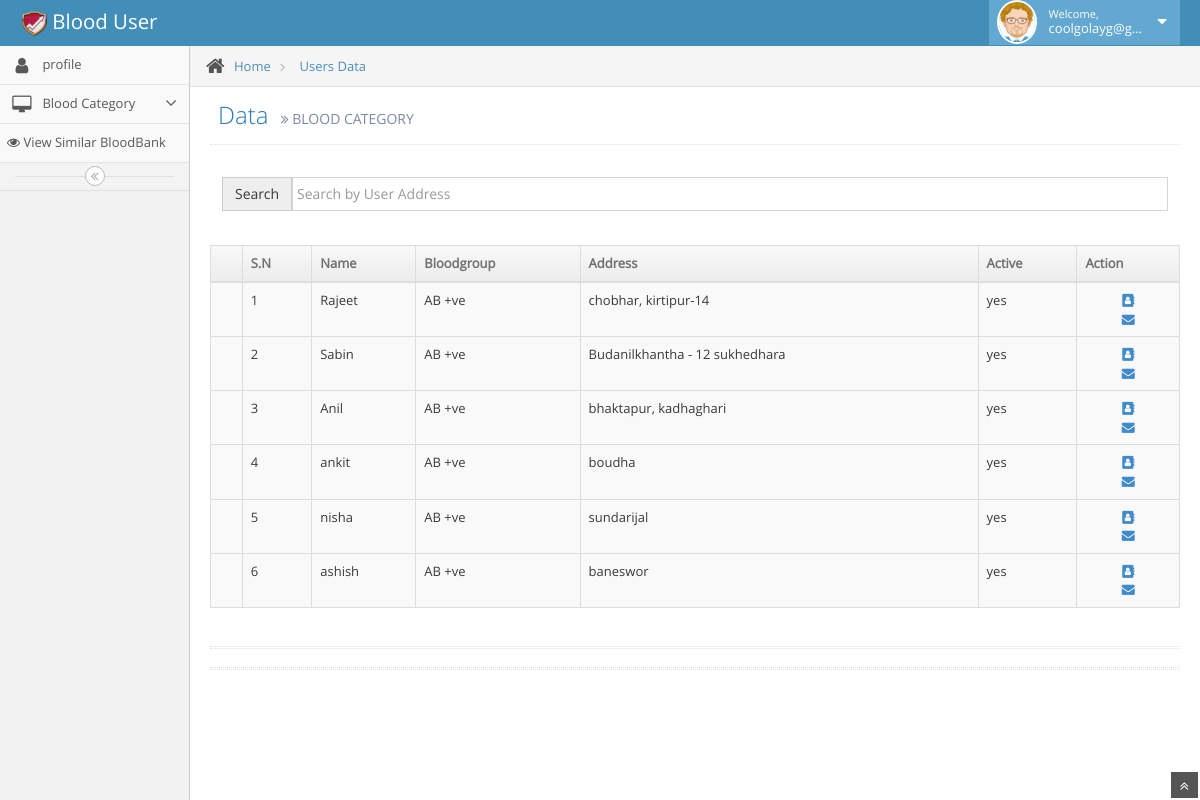
The app's page /user/ABpositive.php (signed in) with its own data.
### tables this page shows
CREATE TABLE `tbl_user` (
  `user_id` bigint(255) NOT NULL,
  `user_email` varchar(255) DEFAULT NULL,
  `user_password` varchar(255) DEFAULT NULL,
  `user_role` varchar(255) NOT NULL,
  `user_Firstname` varchar(255) NOT NULL,
  `user_Middlename` varchar(255) NOT NULL,
  `user_Lastname` varchar(255) NOT NULL,
  `user_Address` varchar(255) NOT NULL,
  `user_gender` varchar(255) NOT NULL,
  `user_phonenumber` bigint(255) NOT NULL,
  `user_age` int(255) NOT NULL,
  `user_bloodgroup` varchar(255) NOT NULL,
  `user_avialibility` varchar(255) NOT NULL,
  `user_recentlydonatedtime` varchar(255) NOT NULL,
  `user_status` varchar(255) NOT NULL,
  `user_photo` varchar(255) NOT NULL
);

### user/ABpositive.php (the view, shortened to what this page needs)
<?php include'layout_user/header_user.php' ?>
<?php include'layout_user/sidebar_user.php' ?>
				<div class="main-content">
					<div class="breadcrumbs" id="breadcrumbs">
						<ul class="breadcrumb">
							<li>
								<i class="icon-home home-icon"></i>
								<a href="#">Home</a>
							</li>
							<li>
								<a href="#">Users Data</a>
							</li>
						</ul>
					</div>
					<div class="page-content">
						<div class="page-header">
							<h1>
							Data
								<small>
									<i class="icon-double-angle-right"></i>
									BLOOD CATEGORY
								</small>
							</h1>
						</div>
						<div class="row">
							<div class="col-xs-12">
								<div class="container">
								   <br />
								   <div class="form-group">
								    <div class="input-group">
								     <span class="input-group-addon">Search</span>
								     <input type="text" name="search_text" id="search_text" placeholder="Search by User Address" class="form-control" />
								    </div>
								   </div>
								   <br />
								  </div>
								<div class="row">
									<div class="col-xs-12">
										<div class="table-responsive">
											<table id="sample-table-1" class="table table-striped table-bordered table-hover">
												<thead>
													<tr>
														<th class="center">
															<label>
																<th>S.N</th>
															</label>
														</th>
														<th>Name</th>
														<th>Bloodgroup</th>
														<th>Address</th>
														<th>Active</th>
														<th>Action</th>
													</tr>
												</thead>
                                          <?php
													$stmt = $conn->prepare("SELECT * FROM tbl_user WHERE  user_bloodgroup = 'AB +ve'");
													$stmt->execute();
													$sn=1;
														foreach ($stmt->fetchAll() as $k => $v)
															{
															$user_name =  $v['user_Firstname'];
															$user_bloodgroup =  $v['user_bloodgroup'];
															$user_address =  $v['user_Address'];
															$user_active = $v['user_status'];
														?>
												<tbody>
													<tr>
														<td></td>
														<td><?php echo $sn; $sn++;  ?></td>
														<td><?php echo $user_name;?></td>
														<td >
															<?php echo $user_bloodgroup;?>
														</td>
														<td><?php echo $user_address;?></td>
														<td><?php echo $user_active;?></td>
														<td>
														<div align="center">
														<a href="" data-toggle="modal" data-target="#exampleModal<?php echo $v['user_id'] ?>"><i class="fa fa-address-book" aria-hidden="true"></i></a>
														 </div>
														 <div align="center">
														<a href="" data-toggle="modal" data-target="#mailModal<?php echo $v['user_id'] ?>"><i class="fa fa-envelope" aria-hidden="true"></i>
														</a>
														</div>
														</td>
													</tr>
												</tbody>
															<?php
															} ?>
											</table>
										</div>
									</div>
								</div>
<div class="hr hr-18 dotted hr-double"></div>
								<div class="hr hr-18 dotted hr-double"></div>
							</div>
						</div>
					</div>
				</div>
			</div>
			<a href="#" id="btn-scroll-up" class="btn-scroll-up btn btn-sm btn-inverse">
				<i class="icon-double-angle-up icon-only bigger-110"></i>
			</a>
		</div>
	</body>
</html>

### records on screen
tbl_user: user_Firstname "Rajeet", user_bloodgroup "AB +ve", user_Address "chobhar, kirtipur-14", user_status "yes"
tbl_user: user_Firstname "Sabin", user_bloodgroup "AB +ve", user_Address "Budanilkhantha - 12 sukhedhara", user_status "yes"
tbl_user: user_Firstname "Anil", user_bloodgroup "AB +ve", user_Address "bhaktapur, kadhaghari", user_status "yes"
tbl_user: user_Firstname "ankit", user_bloodgroup "AB +ve", user_Address "boudha", user_status "yes"
tbl_user: user_Firstname "nisha", user_bloodgroup "AB +ve", user_Address "sundarijal", user_status "yes"
tbl_user: user_Firstname "ashish", user_bloodgroup "AB +ve", user_Address "baneswor", user_status "yes"

### other values on screen
$_SESSION['email'] "coolgolayg@g…"
